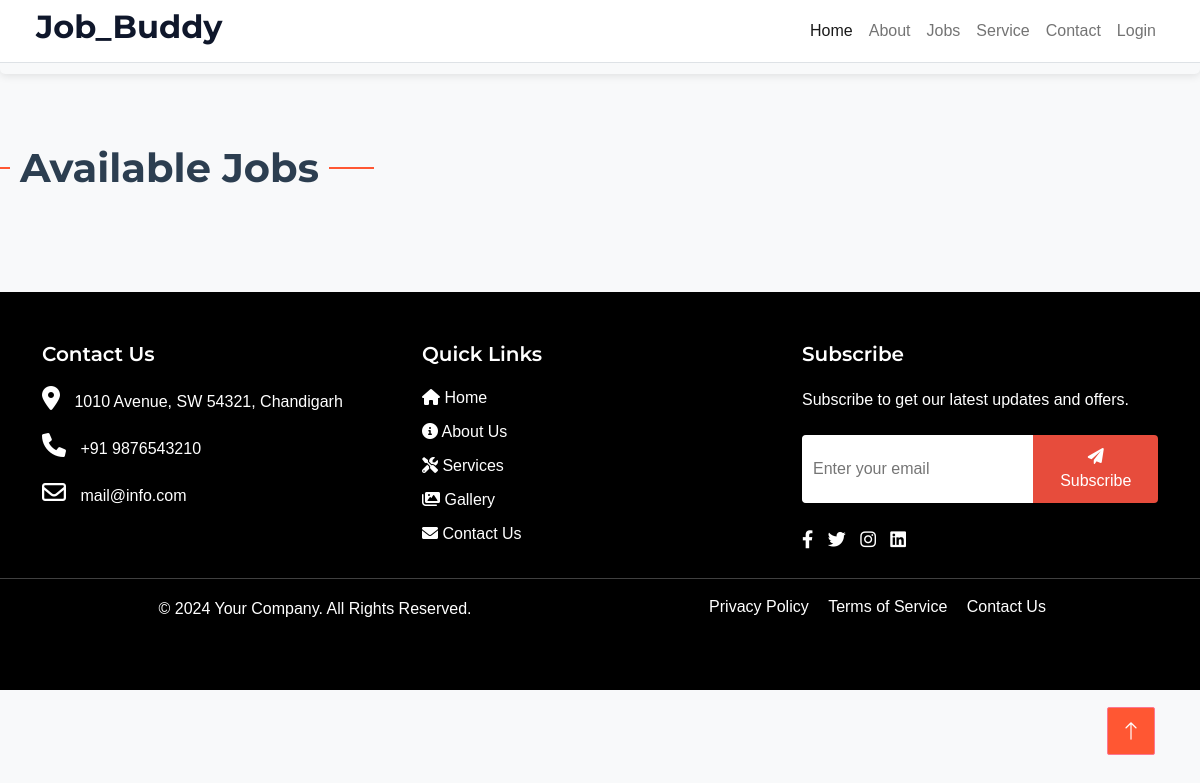
Page /Job_Management on the earlier database version.
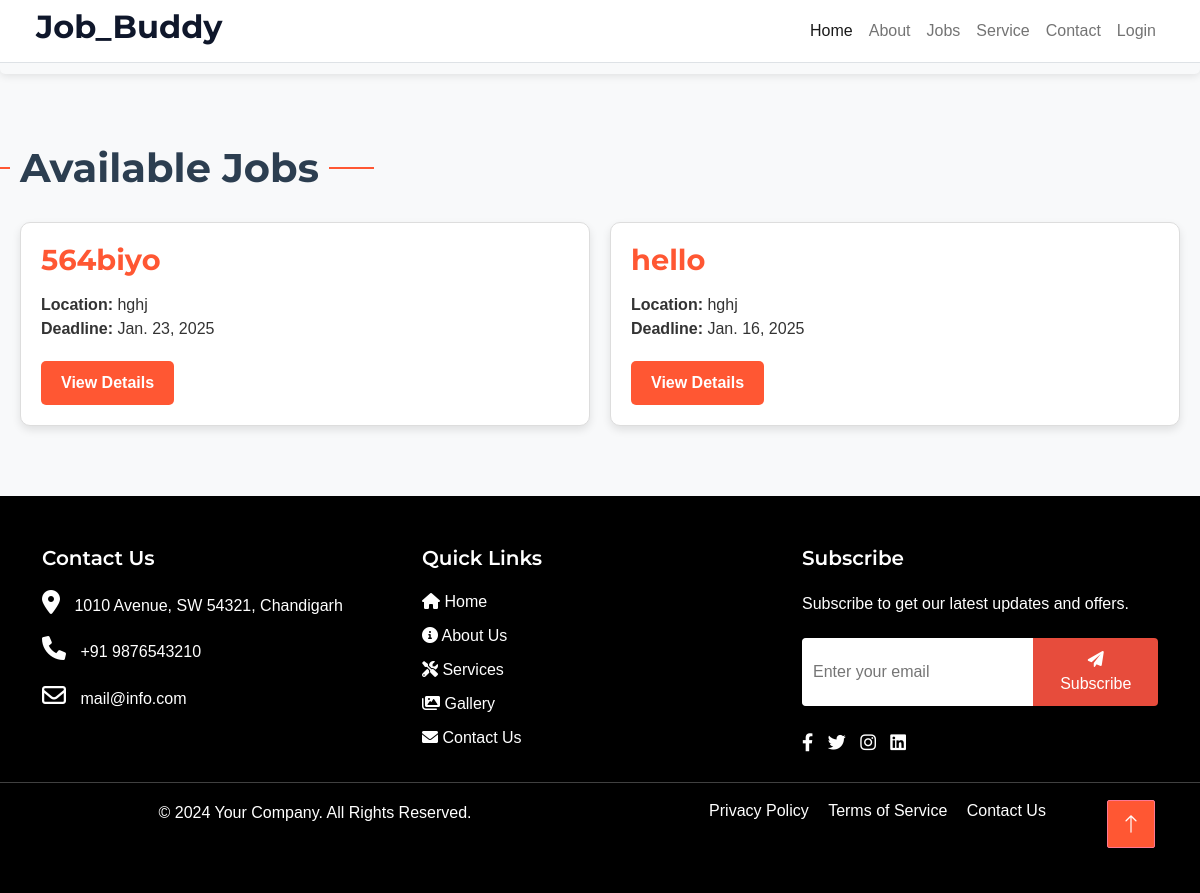
Same page on the later database version.
### Job_Management/models.py (models this page shows, shortened)
class Job(models.Model):
    title = models.CharField(max_length=200)  # Job title
    published_on = models.DateField(auto_now_add=True)  # Auto-filled publish date
    vacancy = models.PositiveIntegerField()  # Number of vacancies
    employment_status = models.CharField(max_length=100)  # Employment status (e.g., Full-time, Part-time)
    experience = models.CharField(max_length=100)  # Experience requirements (e.g., "2-5 years")
    job_location = models.CharField(max_length=200)  # Location of the job
    salary = models.CharField(max_length=100)  # Salary information (e.g., "Negotiable" or range)
    gender = models.CharField(max_length=50, choices=[  # Gender preference (optional)
        ('Male', 'Male'),
        ('Female', 'Female'),
        ('Any', 'Any'),
    ], default='Any')
    application_deadline = models.DateField()  # Last date for application submission

### Job_Management/views.py (the view)
# urls.py: path('', views.job_list, name='job_list'),
def job_list(request):
    jobs = Job.objects.all()
    return render(request, 'job_list.html', {'jobs': jobs})

### Job_Management/templates/job_list.html (shortened to what this page needs)
{% extends 'base1.html' %}
{% block content %}
<div class="job-list-container">
    <h2 class="section-title">Available Jobs</h2>
    <div class="job-cards">
        {% for job in jobs %}
        <div class="job-card">
            <h3 class="job-title">{{ job.title }}</h3>
            <p class="job-info">
                <span><strong>Location:</strong> {{ job.job_location }}</span><br>
                <span><strong>Deadline:</strong> {{ job.application_deadline }}</span>
            </p>
            <a href="{% url 'job_detail' job.id %}" class="view-details-btn">View Details</a>
        </div>
        {% endfor %}
    </div>
</div>
{% endblock %}

Differences in the rows shown:
added Job: title "564biyo", job_location "hghj", application_deadline "Jan. 23, 2025"
added Job: title "hello", job_location "hghj", application_deadline "Jan. 16, 2025"
